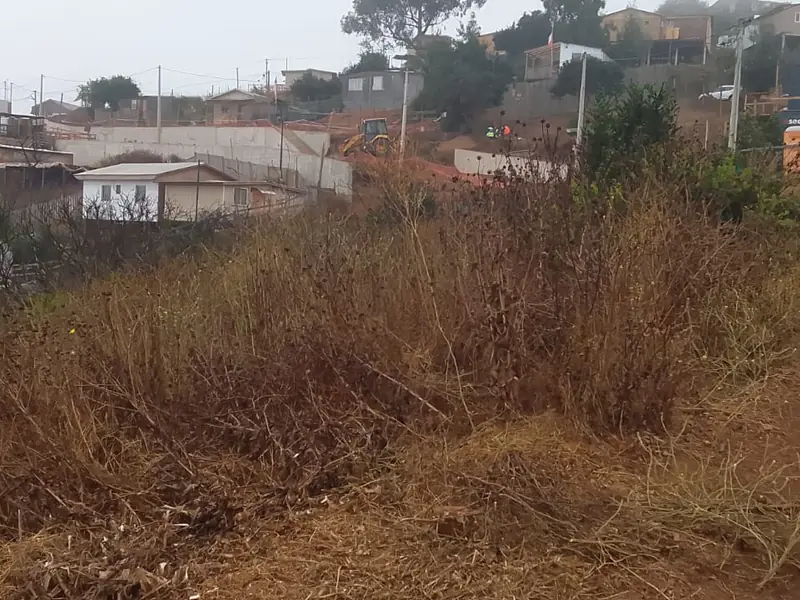
#> input picture Fotos_antes/lote_1c/demo-visor_lote_1c_inicio_17.webp, 800 x 600 px
$ python -i optimizar_fotos_lotes.py   (imports and definitions only)
#> lines starting #> are read from the running program, lines starting #| are printed output that depends on the picture
import os
from PIL import Image, ExifTags

# ============================================
# CONFIGURACIÓN (Rutas a tus carpetas principales)
# ============================================
carpeta_antes   = r"C:\Users\irmaf\Downloads\Fotos_antes"
carpeta_despues = r"C:\Users\irmaf\Downloads\Fotos_despues"

# Dimensiones FIJAS estandarizadas para el pop-up (Proporción 4:3 limpia)
ancho_fijo      = 800
alto_fijo       = 600
calidad_webp    = 75
# ============================================

def corregir_orientacion(img):
    """Detecta la orientación nativa del celular y rota la imagen si es necesario."""
    try:
        for orientation in ExifTags.TAGS.keys():
            if ExifTags.TAGS[orientation] == "Orientation":
                break
        exif = img._getexif()
        if exif and orientation in exif:
            if exif[orientation] == 3:
                img = img.rotate(180, expand=True)
            elif exif[orientation] == 6:
                img = img.rotate(270, expand=True)
            elif exif[orientation] == 8:
                img = img.rotate(90, expand=True)
    except:
        pass
    return img

# [65 lines left out: functions redimensionar_y_recortar_centro, optimizar_visor_por_lotes, not called in this run]

# Ejecución del optimizador dinámico por lotes
# [4 lines not run here, left out]

>>> import cv2
>>> picture = cv2.imread('../Fotos_antes/lote_1c/demo-visor_lote_1c_inicio_17.webp', cv2.IMREAD_GRAYSCALE)
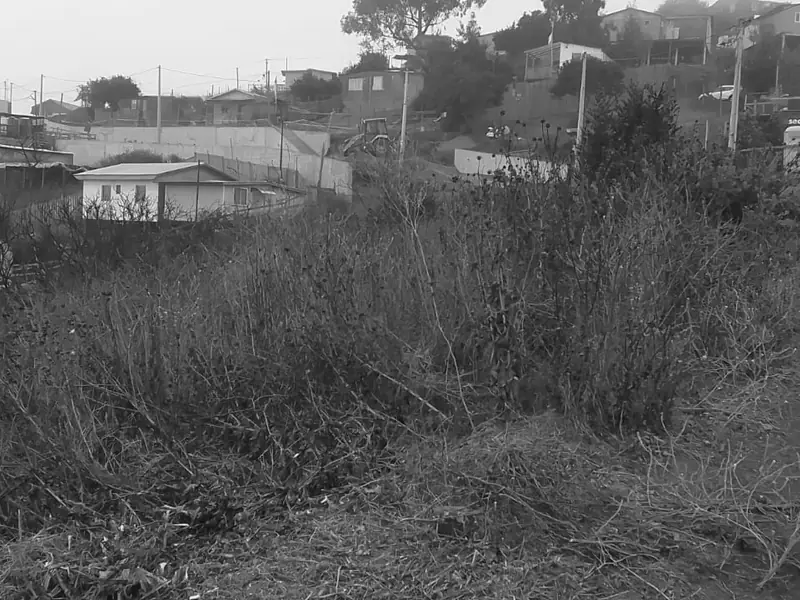
#> picture: shape (600, 800); min 6, max 255, mean 94.2
>>> result = corregir_orientacion(picture)

$ run again, on Fotos_antes/lote_a/demo-visor_lote_a_inicio_35.webp
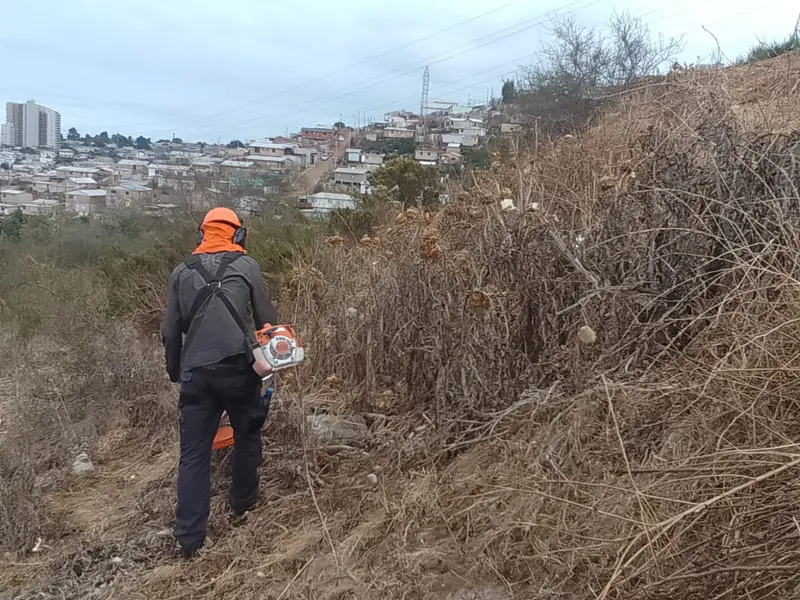
#> input picture Fotos_antes/lote_a/demo-visor_lote_a_inicio_35.webp, 800 x 600 px
#> `picture = cv2.imread('../Fotos_antes/lote_1c/demo-visor_lote_1c_inicio..`:
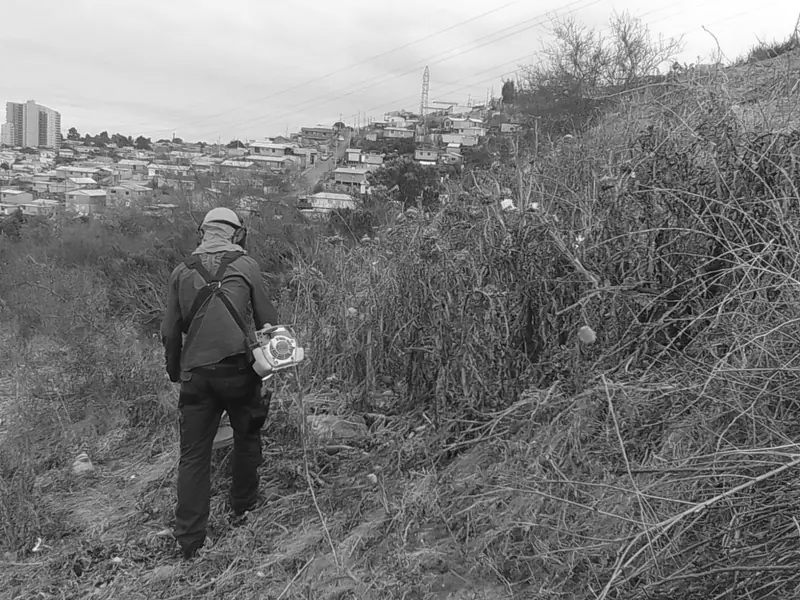
#> picture: shape (600, 800); min 3, max 255, mean 120.7

$ run again, on Fotos_antes/lote_a/demo-visor_lote_a_inicio_50.webp
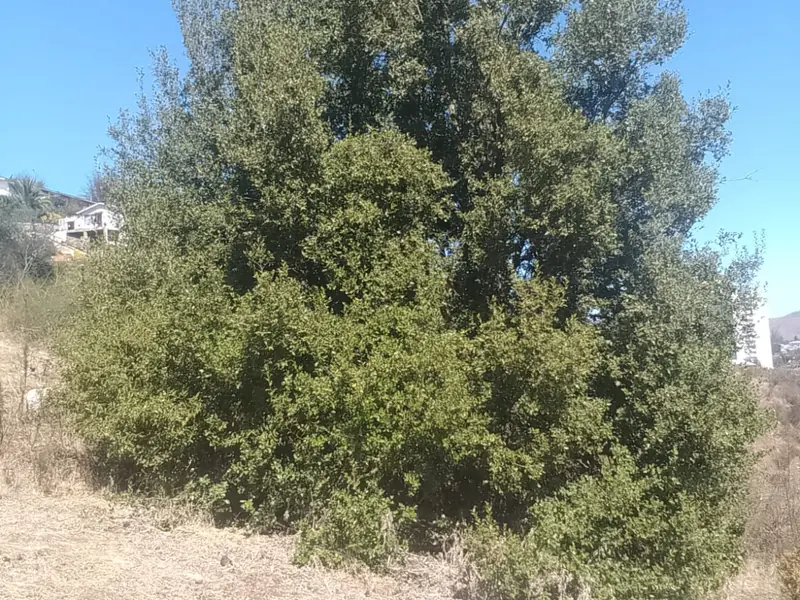
#> input picture Fotos_antes/lote_a/demo-visor_lote_a_inicio_50.webp, 800 x 600 px
#> `picture = cv2.imread('../Fotos_antes/lote_1c/demo-visor_lote_1c_inicio..`:
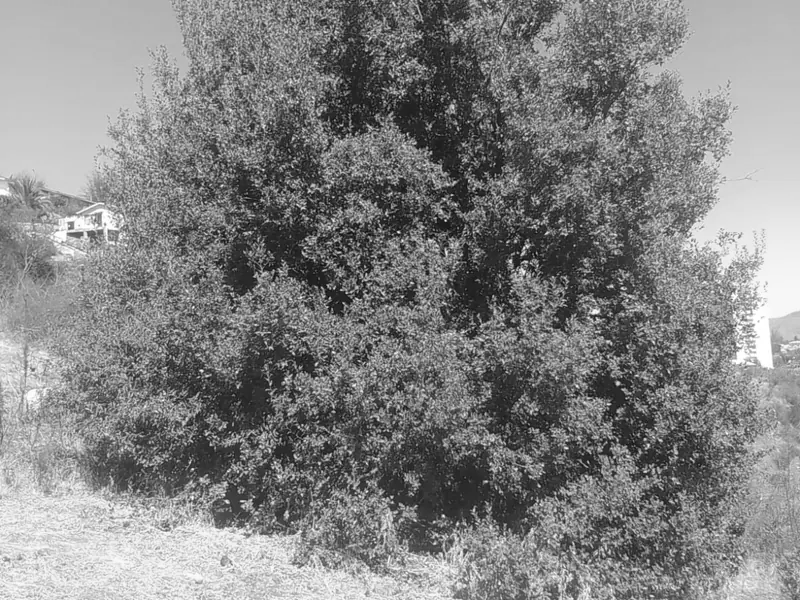
#> picture: shape (600, 800); min 6, max 255, mean 129.9
